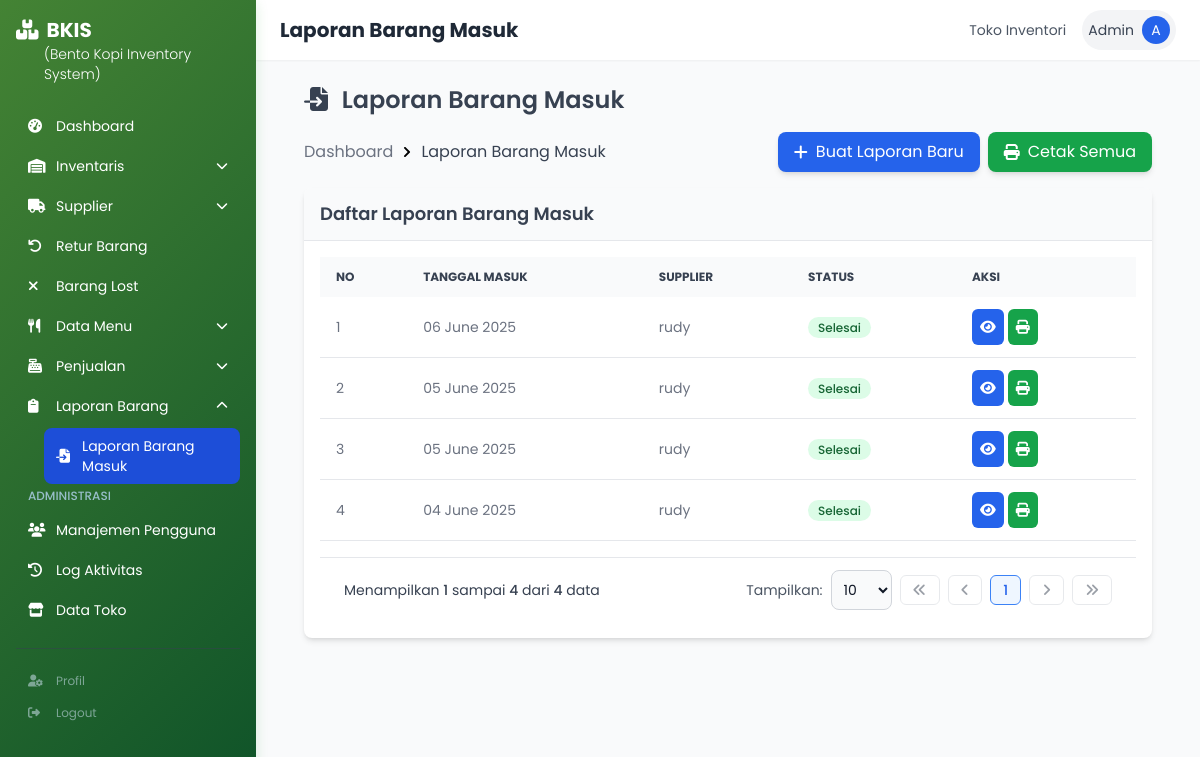
Page /laporan_masuk.php (signed in) on the earlier database version.
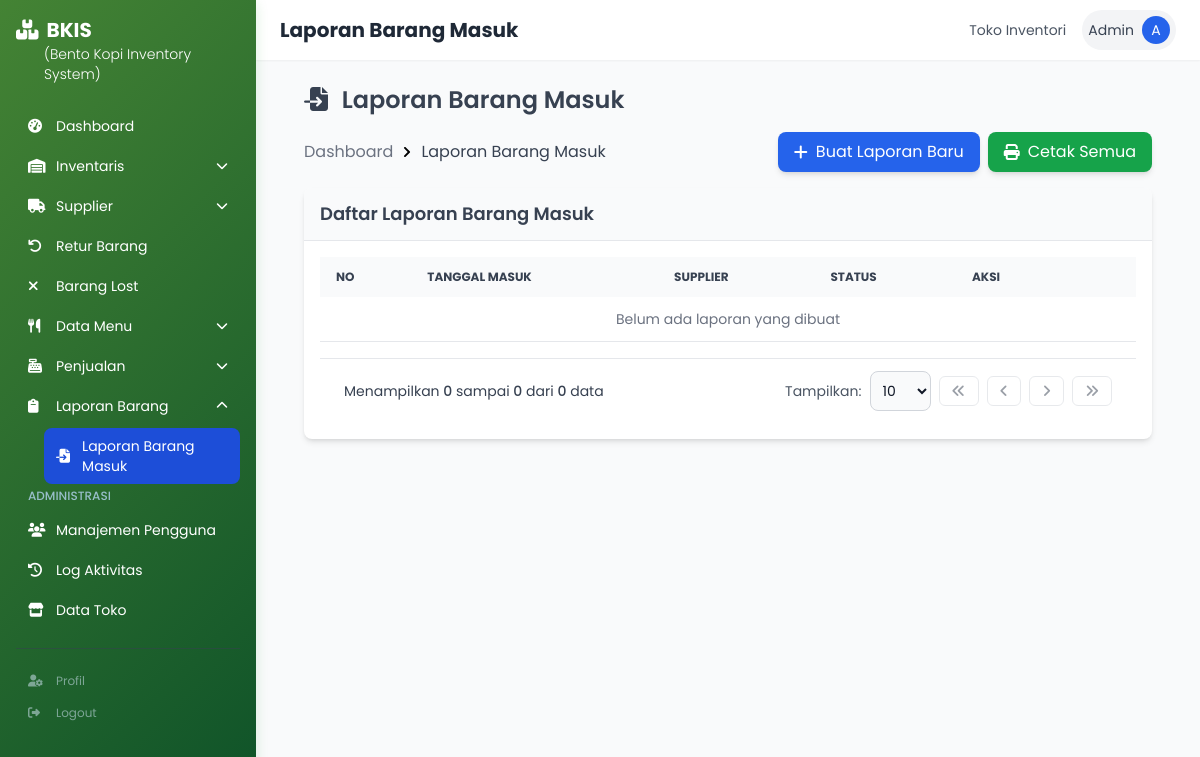
Same page on the later database version.
### tables this page shows
CREATE TABLE `supplier` (
  `id_supplier` int(11) NOT NULL,
  `nama_supplier` varchar(100) DEFAULT NULL,
  `alamat` text DEFAULT NULL,
  `kontak` varchar(50) DEFAULT NULL,
  `bahan_baku` text DEFAULT NULL,
  `satuan` varchar(50) DEFAULT NULL
);

### laporan_masuk.php (the view, shortened to what the changed rows need)
<?php
require_once 'includes/header.php';
require_once 'role_permission_check.php';
$records_per_page = isset($_GET['records_per_page']) ? (int)$_GET['records_per_page'] : 10;
$page = isset($_GET['page']) ? (int)$_GET['page'] : 1;
$offset = ($page - 1) * $records_per_page;
$all_days = getAllDaysWithLaporan($conn, $records_per_page, $offset);
$total_records = getTotalDaysWithLaporan($conn);
$total_pages = ceil($total_records / $records_per_page);
function getAllDaysWithLaporan($conn, $limit = null, $offset = null) {
    $query = "SELECT
              DATE(bm.tanggal_masuk) as tanggal,
              bm.periode,
              s.id_supplier,
              s.nama_supplier,
              COUNT(DISTINCT bm.id_masuk) as entry_count,
              MAX(lm.status) as status
              FROM barang_masuk bm
              JOIN laporan_masuk_detail lmd ON bm.id_masuk = lmd.id_masuk
              JOIN laporan_masuk lm ON lmd.id_laporan = lm.id_laporan_masuk
              JOIN barang b ON bm.id_barang = b.id_barang
              JOIN supplier s ON bm.id_supplier = s.id_supplier
              GROUP BY DATE(bm.tanggal_masuk), bm.periode, s.id_supplier
              ORDER BY DATE(bm.tanggal_masuk) DESC, s.nama_supplier ASC";
    if ($limit !== null && $offset !== null) {
        $query .= " LIMIT $offset, $limit";
    }
    $result = mysqli_query($conn, $query);
    $days = [];
    while ($row = mysqli_fetch_assoc($result)) {
        $days[] = $row;
    }
    return $days;
}
function getTotalDaysWithLaporan($conn) {
    $query = "SELECT COUNT(*) as total FROM (
              SELECT
              DATE(bm.tanggal_masuk) as tanggal,
              bm.periode,
              s.id_supplier
              FROM barang_masuk bm
              JOIN laporan_masuk_detail lmd ON bm.id_masuk = lmd.id_masuk
              JOIN laporan_masuk lm ON lmd.id_laporan = lm.id_laporan_masuk
              JOIN barang b ON bm.id_barang = b.id_barang
              JOIN supplier s ON bm.id_supplier = s.id_supplier
              GROUP BY DATE(bm.tanggal_masuk), bm.periode, s.id_supplier
              ) as subquery";
    $result = mysqli_query($conn, $query);
    $row = mysqli_fetch_assoc($result);
    return $row['total'];
}
function getDailySupplierSummary($conn, $date, $periode, $supplier_id) {
    $query = "SELECT
                DATE(bm.tanggal_masuk) as tanggal,
                COUNT(DISTINCT bm.id_masuk) as total_transaksi,
                SUM(bm.qty_masuk) as total_qty,
                COUNT(DISTINCT bm.id_barang) as total_jenis_barang,
                s.nama_supplier,
                bm.periode,
                COALESCE(p.status, 'Pending') as status
              FROM
                barang_masuk bm
              JOIN
                supplier s ON bm.id_supplier = s.id_supplier
              LEFT JOIN
                laporan_masuk_detail lmd ON bm.id_masuk = lmd.id_masuk
              LEFT JOIN
                laporan_masuk p ON lmd.id_laporan = p.id_laporan_masuk
              WHERE
                DATE(bm.tanggal_masuk) = ? AND bm.periode = ? AND bm.id_supplier = ?
              GROUP BY
                DATE(bm.tanggal_masuk), bm.periode, s.id_supplier, p.status";
    $stmt = $conn->prepare($query);
    $stmt->bind_param("sii", $date, $periode, $supplier_id);
    $stmt->execute();
    $result = $stmt->get_result();
    if ($result && $result->num_rows > 0) {
        return $result->fetch_assoc();
    }
}
?>
<div class="container px-6 mx-auto">
    <h2 class="text-2xl font-semibold text-gray-700 mb-4">
        <i class="fas fa-file-import mr-2"></i> Laporan Barang Masuk
    </h2>
    <div class="bg-white rounded-lg shadow-md overflow-hidden mb-6">
        <div class="p-4">
            <div class="overflow-x-auto">
                <table id="laporanTable" class="datatable w-full text-sm text-left text-gray-500">
                    <thead class="text-xs text-gray-700 uppercase bg-gray-50">
                        <tr>
                            <th class="px-4 py-3">No</th>
                            <th class="px-4 py-3">Tanggal Masuk</th>
                            <th class="px-4 py-3">Supplier</th>
                            <th class="px-4 py-3">Status</th>
                            <th class="px-4 py-3" width="180">Aksi</th>
                        </tr>
                    </thead>
                    <tbody>
                        <?php
                        $no = 1;
                        foreach ($all_days as $day):
                            $summary = getDailySupplierSummary($conn, $day['tanggal'], $day['periode'], $day['id_supplier']);
                            $statusBadgeClass = 'bg-yellow-100 text-yellow-800';
                            $statusText = $summary['status'] ?? 'pending';
                            if ($statusText == 'diproses') {
                                $statusBadgeClass = 'bg-blue-100 text-blue-800';
                            } else if ($statusText == 'selesai' || $statusText == 'approved') {
                                $statusBadgeClass = 'bg-green-100 text-green-800';
                                $statusText = 'selesai';
                            } else if ($statusText == 'dibatalkan') {
                                $statusBadgeClass = 'bg-red-100 text-red-800';
                            }
                        ?>
                        <tr class="bg-white border-b hover:bg-gray-50">
                            <td class="px-4 py-3"><?= $no++ ?></td>
                            <td class="px-4 py-3"><?= date('d F Y', strtotime($day['tanggal'])) ?></td>
                            <td class="px-4 py-3"><?= $day['nama_supplier'] ?></td>
                            <td class="px-4 py-3">
                                <span class="<?= $statusBadgeClass ?> text-xs font-medium px-2.5 py-0.5 rounded-full">
                                    <?= ucfirst($statusText) ?>
                                </span>
                            </td>
                            <td class="px-4 py-3">
                                <div class="flex gap-1">
                                    <button onclick="viewDetail('<?= $day['tanggal'] ?>', <?= $day['periode'] ?>, <?= $day['id_supplier'] ?>)" class="bg-blue-600 hover:bg-blue-700 text-white p-2 rounded-md" title="Lihat Detail">
                                        <i class="fas fa-eye"></i>
                                    </button>
                                    <button onclick="printReport('<?= $day['tanggal'] ?>', <?= $day['periode'] ?>, <?= $day['id_supplier'] ?>)" class="bg-green-600 hover:bg-green-700 text-white p-2 rounded-md" title="Cetak Laporan">
                                        <i class="fas fa-print"></i>
                                    </button>
                                </div>
                            </td>
                        </tr>
                        <?php endforeach; ?>
                        <?php if(count($all_days) == 0): ?>
                        <tr class="bg-white border-b">
                            <td colspan="5" class="px-4 py-3 text-center text-gray-500">
                                Belum ada laporan yang dibuat
                            </td>
                        </tr>
                        <?php endif; ?>
                    </tbody>
                </table>
            </div>
            <div class="flex flex-col md:flex-row justify-between items-center mt-4 px-4 py-3 bg-white border-t border-gray-200 sm:px-6">
                <div class="flex items-center mb-4 md:mb-0">
                    <span class="text-sm text-gray-700">
                        Menampilkan
                        <span class="font-medium"><?= min(($page - 1) * $records_per_page + 1, $total_records) ?></span>
                        sampai
                        <span class="font-medium"><?= min($page * $records_per_page, $total_records) ?></span>
                        dari
                        <span class="font-medium"><?= $total_records ?></span>
                        data
                    </span>
                </div>
                <div class="flex items-center space-x-2">
                    <div class="flex items-center space-x-2">
                        <a href="?page=1&records_per_page=<?= $records_per_page ?>"
                           class="<?= $page <= 1 ? 'opacity-50 cursor-not-allowed' : '' ?> px-3 py-1 bg-white border border-gray-300 rounded-md text-sm font-medium text-gray-700 hover:bg-gray-50">
                            <i class="fas fa-angle-double-left"></i>
                        </a>
                        <a href="?page=<?= max($page - 1, 1) ?>&records_per_page=<?= $records_per_page ?>"
                           class="<?= $page <= 1 ? 'opacity-50 cursor-not-allowed' : '' ?> px-3 py-1 bg-white border border-gray-300 rounded-md text-sm font-medium text-gray-700 hover:bg-gray-50">
                            <i class="fas fa-angle-left"></i>
                        </a>
                        <?php
                        $start_page = max(1, min($page - 2, $total_pages - 4));
                        $end_page = min($total_pages, max(5, $page + 2));
                        for ($i = $start_page; $i <= $end_page; $i++):
                        ?>
                        <a href="?page=<?= $i ?>&records_per_page=<?= $records_per_page ?>"
                           class="<?= $page == $i ? 'bg-blue-50 border-blue-500 text-blue-600' : 'bg-white border-gray-300 text-gray-700 hover:bg-gray-50' ?> px-3 py-1 border rounded-md text-sm font-medium">
                            <?= $i ?>
                        </a>
                        <?php endfor; ?>
                        <a href="?page=<?= min($page + 1, $total_pages) ?>&records_per_page=<?= $records_per_page ?>"
                           class="<?= $page >= $total_pages ? 'opacity-50 cursor-not-allowed' : '' ?> px-3 py-1 bg-white border border-gray-300 rounded-md text-sm font-medium text-gray-700 hover:bg-gray-50">
                            <i class="fas fa-angle-right"></i>
                        </a>
                        <a href="?page=<?= $total_pages ?>&records_per_page=<?= $records_per_page ?>"
                           class="<?= $page >= $total_pages ? 'opacity-50 cursor-not-allowed' : '' ?> px-3 py-1 bg-white border border-gray-300 rounded-md text-sm font-medium text-gray-700 hover:bg-gray-50">
                            <i class="fas fa-angle-double-right"></i>
                        </a>
                    </div>
                </div>
            </div>
        </div>
    </div>
</div>
<?php require_once 'includes/footer.php'; ?>

Differences in the rows shown:
removed supplier: tanggal "06 June 2025", nama_supplier "rudy", statusText "Selesai", tanggal "05 June 2025", tanggal "04 June 2025"
Other differences:
min(($page - 1) * $records_per_page + 1, $total_records): "1" → "0"
min($page * $records_per_page, $total_records): "4" → "0"
$total_records: "4" → "0"
text now shown: "Belum ada laporan yang dibuat"
list line gone: "1"
